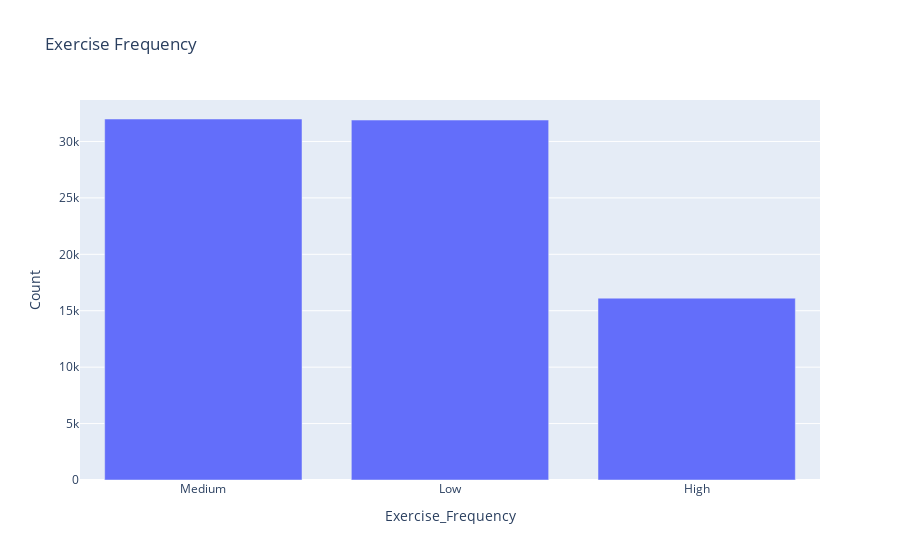

The notebook cell saved with this chart:
### Markdown cell above
## Exploratory data analysis

### Code cell
exercise_counts = df["Exercise_Frequency"].value_counts().reset_index()
exercise_counts.columns = ["Exercise_Frequency", "Count"]

fig = px.bar(
    exercise_counts, x="Exercise_Frequency", y="Count", title="Exercise Frequency"
)
fig.show()

### Figure 1 — Plotly figure (JSON) as saved in the notebook; plotly's stock layout.template omitted (floating-point values rounded to 4 significant figures)
{"data": [{"hovertemplate": "Exercise_Frequency=%{x}<br>Count=%{y}<extra></extra>", "legendgroup": "", "marker": {"color": "#636efa", "pattern": {"shape": ""}}, "name": "", "orientation": "v", "showlegend": false, "textposition": "auto", "type": "bar", "x": ["Medium", "Low", "High"], "xaxis": "x", "y": [31990, 31896, 16114], "yaxis": "y"}], "layout": {"barmode": "relative", "legend": {"tracegroupgap": 0}, "title": {"text": "Exercise Frequency"}, "xaxis": {"anchor": "y", "domain": [0, 1], "title": {"text": "Exercise_Frequency"}}, "yaxis": {"anchor": "x", "domain": [0, 1], "title": {"text": "Count"}}}}
